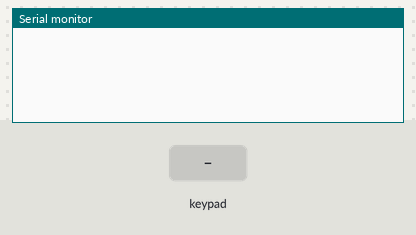
Simulated run of this sketch. Board: Arduino Mega 2560, built with avr-gcc and run on an emulated ATmega2560. On the bench: the last lines printed to the serial monitor. Inputs (shaded band) come from the test bench.

Above: at 1.2 s.
1.3 s: key '7' pressed
At 2.2 s:
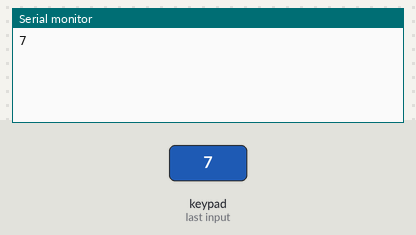
2.8 s: keypad keys 2 2 2 3 2 4 2 5 * pressed 0.4 s apart
At 6.9 s:
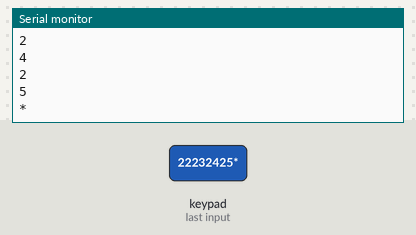
7.9 s: key '/' pressed
At 8.5 s:
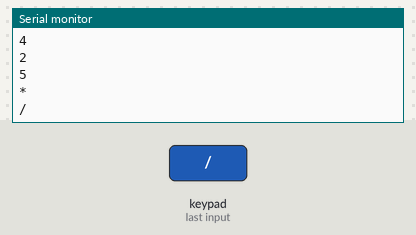
9.4 s: keypad keys 2 2 2 3 2 4 2 5 = pressed 0.4 s apart
At 13.4 s:
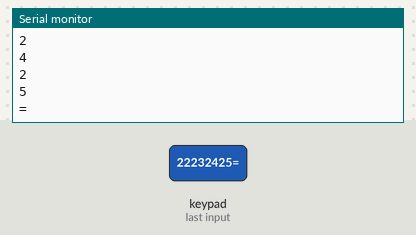
14.5 s: key 'C' pressed
At 15.9 s:
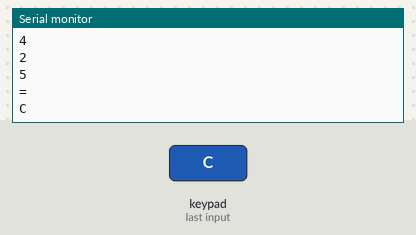
Timing chart, 0 to 17.0 s (numbered marks = the images above; inputs shaded):
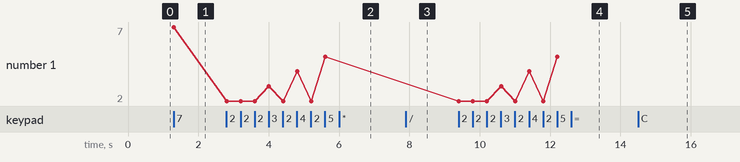

Measured:
- after the input at 1.3 s, the serial monitor: prints a new line at once (image 1)
- after the input at 2.8 s, the serial monitor: prints a new line at once (image 2)
- after the input at 7.9 s, the serial monitor: prints a new line at once (image 3)
- after the input at 9.4 s, the serial monitor: prints a new line at once (image 4)
- after the input at 14.5 s, the serial monitor: prints a new line at once (image 5)
- plotted number 1: 7 → 5 after the input at 2.8 s

The sketch:

code2.ino
```cpp
//                                            code part 2
#include <Keypad.h>

const byte ROWS = 4;
const byte COLS = 4;
char keys[ROWS][COLS] = {
  {'7','8','9', '/'},
  {'4','5','6', '*'},
  {'1','2','3', '-'},
  {'C','0','=', '+'}
};
byte rowPins[ROWS] = {22, 23, 24, 25};
byte colPins[COLS] = {26, 27, 28, 29};
Keypad keypad = Keypad(makeKeymap(keys), rowPins, colPins, ROWS, COLS);


void setup() {
  // put your setup code here, to run once:
  Serial.begin(9600);
}

void loop() {
  // put your main code here, to run repeatedly:
  char key = keypad.getKey();
  if(key){
    Serial.println(key);
  }
}
```
